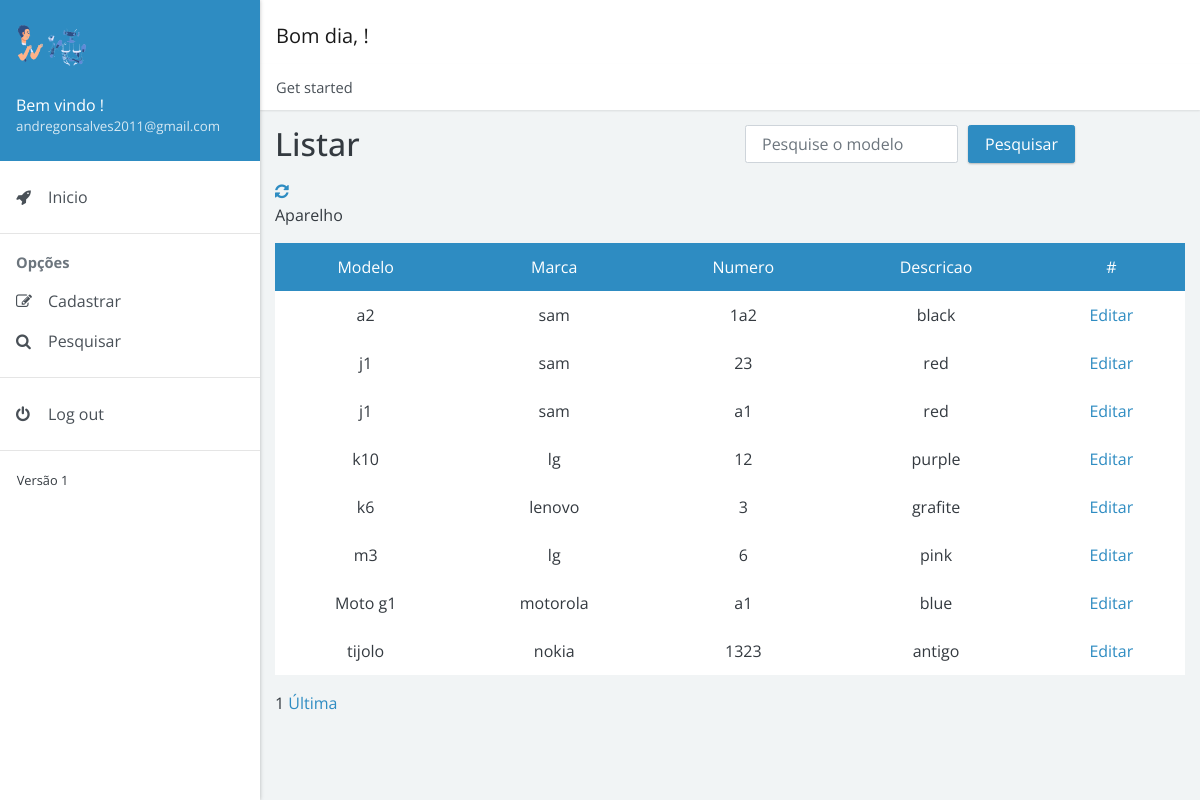
/controle/view/pesquisar/pesquisa_aparelho.php (signed in), run on the app's committed database.
### tables this page shows
CREATE TABLE `eletronico` (
  `id_eletronico` int(11) NOT NULL,
  `modelo` varchar(255) DEFAULT NULL,
  `marca` varchar(255) DEFAULT NULL,
  `numero` varchar(50) DEFAULT NULL,
  `descricao` varchar(255) DEFAULT NULL
);

### controle/view/pesquisar/pesquisa_aparelho.php (the view, shortened to what this page needs)
<!doctype html>
<html lang="pt-br">
<head>
    <link rel="stylesheet" href="https://cdnjs.cloudflare.com/ajax/libs/font-awesome/4.7.0/css/font-awesome.min.css">
    <link href="../../../dist/admin4b.min.css?v=2.1.0" rel="stylesheet">
    <link href="../../../dist/admin4b.min.css" rel="stylesheet" type="text/css">
</head>
<body>
    <div class="app">
        <div class="app-sidebar">
            <div class="sidebar-header">
                <img src="../../../images/principal3.png" width="70px" alt="Imagem de entrada"><br>
                <div class="username"><span>Bem vindo <?php session_start();
                                                        echo $_SESSION['nome_completo']; ?>!</span> <small><?php echo $_SESSION['email_usuario']; ?></small></div>
            </div>
            <div id="sidebar-nav" class="sidebar-nav">
                <ul>
                    <li><a href="../../controle.php"><span class="sidebar-nav-icon fa fa-rocket"></span> <span class="sidebar-nav-text">Inicio</span></a></li>
                </ul>
                <hr><span class="sidebar-nav-header">Opções</span>
                <ul>
                    <li><a href="#forms" data-toggle="collapse"><span class="sidebar-nav-icon fa fa-pencil-square-o"></span> <span class="sidebar-nav-text">Cadastrar</span></a>
                    </li>
                    <li><a href="#search" data-toggle="collapse"><span class="sidebar-nav-icon fa fa-search"></span> <span class="sidebar-nav-text">Pesquisar</span></a>
                    </li>
                </ul>
                <hr>
                <ul>
                    <li><a href="../../../controll/crud/sair.php"><span class="sidebar-nav-icon fa fa-power-off"></span> <span class="sidebar-nav-text">Log out</span></a></li>
                </ul>
                <hr>
                <small>Versão 1</small>
            </div>
        </div>
        <div class="app-content">
            <div class="content-header">
                <nav class="navbar navbar-expand navbar-light bg-white">
                    <div class="navbar-brand">
                        <?php
                        $hora_do_dia = date("H");
                        if (($hora_do_dia >= 00) && ($hora_do_dia <= 12)) {
                            echo "Bom dia, ";
                        } else if (($hora_do_dia >= 12) && ($hora_do_dia <= 18)) {
                            echo "Boa tarde, ";
                        } else {
                            echo "Boa noite, ";
                        }
                        ?>!
                    </div>
                </nav>
                <nav>
                    <ol class="breadcrumb">
                        <li class="breadcrumb-item">Get started</li>
                    </ol>
                </nav>
            </div>
            <div class="content-body">
                <div class="container">
                    <div class="page-header">
                        <div class="row">
                            <div class="col-sm-6 col-md-6">
                                <h1>Listar</h1>
                            </div>
                            <div class="col-sm-1 col-md-5">
                                <form class="form-inline" method="GET" action="./enviar/mostrar_aparelho.php">
                                    <div class="form-group">
                                        <input type="text" name="pesquisar" id="pesquisar" class="form-control" placeholder="Pesquise o modelo" style="margin-right: 10px;" required>
                                    </div>
                                    <button type="submit" class="btn btn-primary">Pesquisar</button>
                                </form>
                            </div>
                        </div>
                        <div class="row">
                            <div class="col-sm-6 col-md-6">
                                <a href="pesquisa_aparelho.php"><i class="fa fa-refresh" aria-hidden="true"></i></a>
                            </div>
                        </div>
                    </div>
                    <div class="align-items-center">
                        <div class="">
                            <p>Aparelho</p>
                            <table class="table table-bordered table-hover text-center">
                                <tr class="bg bg-primary text-white text-center">
                                    <td>Modelo</td>
                                    <td>Marca</td>
                                    <td>Numero</td>
                                    <td>Descricao</td>
                                    <td> # </td>
                                </tr>
                                <?php
                                include_once '../../../controll/crud/conexao.php';
                                $id_session = $_SESSION['id_controle'];
                                if (isset($_GET['pg']) && $_GET['pg'] != "") {
                                    $pagina_atual = $_GET["pg"];
                                } else {
                                    $pagina_atual = 1;
                                }
                                if (isset($pagina_atual)) {
                                    $pagina_atual = $pagina_atual;
                                } else {
                                    $pagina_atual = 1;
                                }
                                $pagina = (!empty($pagina_atual)) ? $pagina_atual : 1;
                                $qtd_pg = 20;
                                $inicio = ($qtd_pg * $pagina) - $qtd_pg;
                                $pesquisa = $conexao->query("SELECT * FROM eletronico INNER JOIN cliente_eletronico ON cliente_eletronico.eletronico_id_eletronico = eletronico.id_eletronico
                                    INNER JOIN cliente ON cliente.id_cliente = cliente_eletronico.cliente_id_cliente INNER JOIN login ON cliente.login_id_login = login.id_login /*WHERE cliente.login_id_login = $id_session*/ ORDER BY modelo ASC LIMIT $inicio, $qtd_pg");
                                if ($pesquisa && $pesquisa->rowCount() != 0) {
                                    while ($resultado = $pesquisa->fetch()) {
                                        $modelo = $resultado['modelo'];
                                        $marca = $resultado['marca'];
                                        $numero = $resultado['numero'];
                                        $descricao = $resultado['descricao'];
                                        $id = $resultado['id_eletronico'];
                                ?>
                                        <tr class="text-center">
                                            <td>
                                                <?= $modelo ?>
                                            </td>
                                            <td>
                                                <?= $marca ?>
                                            </td>
                                            <td>
                                                <?= $numero ?>
                                            </td>
                                            <td>
                                                <?= $descricao ?>
                                            </td>
                                            <td><a href="../../model/editar/editar_aparelho.php?id=<?= $id ?>" type="submit"><i class="bi bi-pencil-square"></i>
                                                    Editar</a>
                                            </td>
                                        </tr>
                                    <?php
                                    }
                                    ?>
                            </table>
                        <?php
                                    $select = $conexao->query("SELECT COUNT(id_eletronico) AS num_result FROM eletronico  INNER JOIN cliente_eletronico ON cliente_eletronico.eletronico_id_eletronico = eletronico.id_eletronico
                                        INNER JOIN cliente ON cliente.id_cliente = cliente_eletronico.cliente_id_cliente  INNER JOIN login ON cliente.login_id_login = login.id_login /*WHERE cliente.login_id_login = $id_session */ ORDER BY modelo ASC");
                                    $row_pg = $select->fetch();
                                    $quantidade_pg = ceil($row_pg['num_result'] / $qtd_pg);
                                    echo " $pagina ";
                                    echo " <a href='?pg=$quantidade_pg' onclick=''>Última</a>";
                                } else {
                                    echo "<div class='alert alert-danger' role='alert'>Nenhum usuário encontrado!</div>";
                                }
                        ?>
                        </div>
                    </div>
                </div>
            </div>
</body>
</html>

### data on the page
eletronico: modelo "a2", marca "sam", numero "1a2", descricao "black"
eletronico: modelo "j1", marca "sam", numero "23", descricao "red"
eletronico: modelo "j1", marca "sam", numero "a1", descricao "red"
eletronico: modelo "k10", marca "lg", numero "12", descricao "purple"
eletronico: modelo "k6", marca "lenovo", numero "3", descricao "grafite"
eletronico: modelo "m3", marca "lg", numero "6", descricao "pink"
eletronico: modelo "Moto g1", marca "motorola", numero "a1", descricao "blue"
eletronico: modelo "tijolo", marca "nokia", numero "1323", descricao "antigo"

### other printed values
$_SESSION['email_usuario'] "andregonsalves2011@gmail.com"
$pagina "1"
